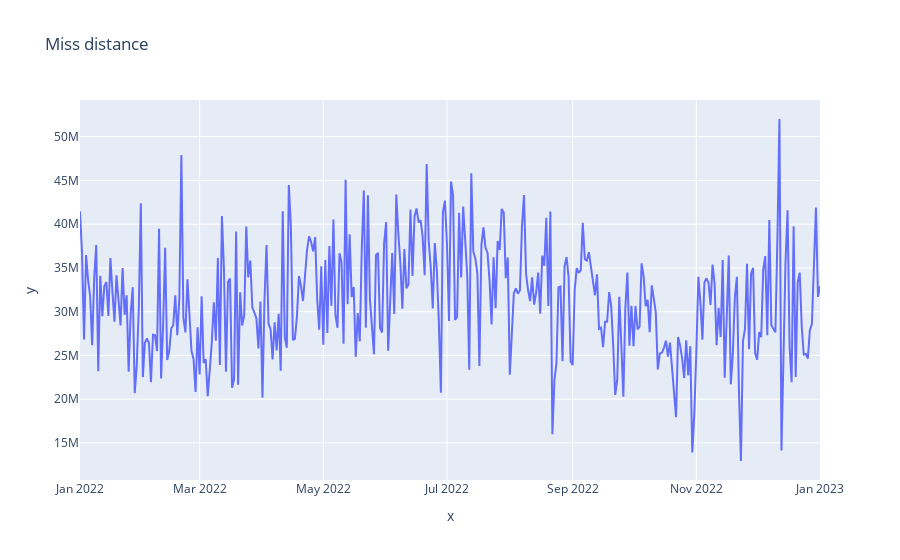

Write notebook code for a chart like this one.
### Code cell
df_NEO_dis_avg = df_NEO_dis.mean(axis=1)
fig = px.line( y=df_NEO_dis_avg, x=df_NEO_dis.index,title='Miss distance')
fig.show()

### Figure 1 — Plotly figure (JSON) as saved in the notebook; plotly's stock layout.template omitted (floating-point values rounded to 4 significant figures; data arrays with more than 128 entries replaced by an {"elided": "..."} marker saying what was removed)
{"data": [{"hovertemplate": "x=%{x}<br>y=%{y}<extra></extra>", "legendgroup": "", "line": {"color": "#636efa", "dash": "solid"}, "marker": {"symbol": "circle"}, "mode": "lines", "name": "", "orientation": "v", "showlegend": false, "type": "scatter", "x": {"elided": "418 str values"}, "xaxis": "x", "y": {"elided": "418 float values"}, "yaxis": "y"}], "layout": {"legend": {"tracegroupgap": 0}, "title": {"text": "Miss distance"}, "xaxis": {"anchor": "y", "domain": [0, 1], "title": {"text": "x"}}, "yaxis": {"anchor": "x", "domain": [0, 1], "title": {"text": "y"}}}}
